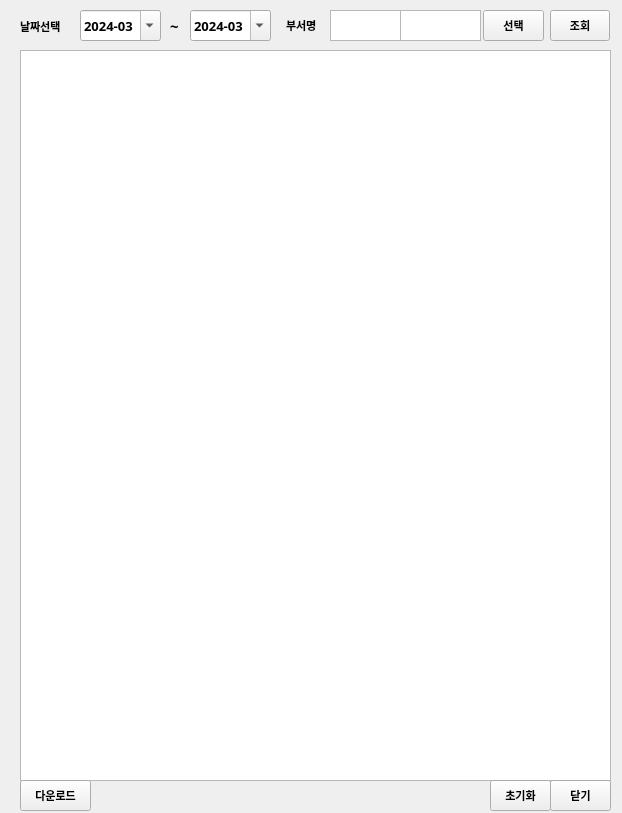
<?xml version="1.0" encoding="UTF-8"?>
<ui version="4.0">
 <class>win_upload_time</class>
 <widget class="QWidget" name="win_upload_time">
  <property name="geometry">
   <rect>
    <x>0</x>
    <y>0</y>
    <width>622</width>
    <height>813</height>
   </rect>
  </property>
  <property name="windowTitle">
   <string>Form</string>
  </property>
  <widget class="QPushButton" name="btn_select_dept">
   <property name="geometry">
    <rect>
     <x>483</x>
     <y>10</y>
     <width>61</width>
     <height>31</height>
    </rect>
   </property>
   <property name="font">
    <font>
     <family>Arial</family>
     <pointsize>8</pointsize>
     <weight>75</weight>
     <bold>true</bold>
    </font>
   </property>
   <property name="text">
    <string>선택</string>
   </property>
  </widget>
  <widget class="QPushButton" name="btn_search">
   <property name="geometry">
    <rect>
     <x>550</x>
     <y>10</y>
     <width>60</width>
     <height>31</height>
    </rect>
   </property>
   <property name="font">
    <font>
     <family>Arial</family>
     <pointsize>8</pointsize>
     <weight>75</weight>
     <bold>true</bold>
    </font>
   </property>
   <property name="text">
    <string>조회</string>
   </property>
  </widget>
  <widget class="QLabel" name="lbl_select_file">
   <property name="geometry">
    <rect>
     <x>20</x>
     <y>11</y>
     <width>71</width>
     <height>30</height>
    </rect>
   </property>
   <property name="font">
    <font>
     <family>Arial</family>
     <pointsize>8</pointsize>
     <weight>75</weight>
     <bold>true</bold>
    </font>
   </property>
   <property name="text">
    <string>날짜선택</string>
   </property>
  </widget>
  <widget class="QTableWidget" name="tbl_info">
   <property name="enabled">
    <bool>true</bool>
   </property>
   <property name="geometry">
    <rect>
     <x>20</x>
     <y>50</y>
     <width>591</width>
     <height>731</height>
    </rect>
   </property>
   <property name="sizeAdjustPolicy">
    <enum>QAbstractScrollArea::AdjustToContents</enum>
   </property>
   <property name="dragEnabled">
    <bool>true</bool>
   </property>
   <property name="alternatingRowColors">
    <bool>true</bool>
   </property>
   <property name="selectionBehavior">
    <enum>QAbstractItemView::SelectRows</enum>
   </property>
   <property name="textElideMode">
    <enum>Qt::ElideMiddle</enum>
   </property>
   <attribute name="horizontalHeaderCascadingSectionResizes">
    <bool>true</bool>
   </attribute>
   <attribute name="horizontalHeaderShowSortIndicator" stdset="0">
    <bool>true</bool>
   </attribute>
   <attribute name="horizontalHeaderStretchLastSection">
    <bool>true</bool>
   </attribute>
   <attribute name="verticalHeaderCascadingSectionResizes">
    <bool>true</bool>
   </attribute>
   <attribute name="verticalHeaderStretchLastSection">
    <bool>false</bool>
   </attribute>
  </widget>
  <widget class="QPushButton" name="btn_close">
   <property name="geometry">
    <rect>
     <x>550</x>
     <y>780</y>
     <width>61</width>
     <height>31</height>
    </rect>
   </property>
   <property name="font">
    <font>
     <family>Arial</family>
     <pointsize>8</pointsize>
     <weight>75</weight>
     <bold>true</bold>
    </font>
   </property>
   <property name="text">
    <string>닫기</string>
   </property>
  </widget>
  <widget class="QDateEdit" name="from_date">
   <property name="geometry">
    <rect>
     <x>80</x>
     <y>10</y>
     <width>81</width>
     <height>31</height>
    </rect>
   </property>
   <property name="font">
    <font>
     <family>맑은 고딕</family>
     <pointsize>10</pointsize>
     <weight>75</weight>
     <bold>true</bold>
    </font>
   </property>
   <property name="dateTime">
    <datetime>
     <hour>0</hour>
     <minute>0</minute>
     <second>0</second>
     <year>2024</year>
     <month>3</month>
     <day>1</day>
    </datetime>
   </property>
   <property name="displayFormat">
    <string>yyyy-MM</string>
   </property>
   <property name="calendarPopup">
    <bool>true</bool>
   </property>
  </widget>
  <widget class="QLabel" name="lbl_select_file_2">
   <property name="geometry">
    <rect>
     <x>286</x>
     <y>10</y>
     <width>61</width>
     <height>30</height>
    </rect>
   </property>
   <property name="font">
    <font>
     <family>Arial</family>
     <pointsize>8</pointsize>
     <weight>75</weight>
     <bold>true</bold>
    </font>
   </property>
   <property name="text">
    <string>부서명</string>
   </property>
  </widget>
  <widget class="QTextEdit" name="txt_dept_id">
   <property name="geometry">
    <rect>
     <x>330</x>
     <y>10</y>
     <width>71</width>
     <height>31</height>
    </rect>
   </property>
   <property name="font">
    <font>
     <family>맑은 고딕</family>
     <pointsize>10</pointsize>
     <weight>75</weight>
     <bold>true</bold>
    </font>
   </property>
  </widget>
  <widget class="QTextEdit" name="txt_dept_name">
   <property name="geometry">
    <rect>
     <x>400</x>
     <y>10</y>
     <width>81</width>
     <height>31</height>
    </rect>
   </property>
   <property name="font">
    <font>
     <family>맑은 고딕</family>
     <pointsize>10</pointsize>
     <weight>75</weight>
     <bold>true</bold>
    </font>
   </property>
  </widget>
  <widget class="QLabel" name="label">
   <property name="geometry">
    <rect>
     <x>170</x>
     <y>10</y>
     <width>16</width>
     <height>31</height>
    </rect>
   </property>
   <property name="font">
    <font>
     <family>맑은 고딕</family>
     <pointsize>11</pointsize>
     <weight>75</weight>
     <bold>true</bold>
    </font>
   </property>
   <property name="text">
    <string>~</string>
   </property>
  </widget>
  <widget class="QDateEdit" name="to_date">
   <property name="geometry">
    <rect>
     <x>190</x>
     <y>10</y>
     <width>81</width>
     <height>31</height>
    </rect>
   </property>
   <property name="font">
    <font>
     <family>맑은 고딕</family>
     <pointsize>10</pointsize>
     <weight>75</weight>
     <bold>true</bold>
    </font>
   </property>
   <property name="dateTime">
    <datetime>
     <hour>0</hour>
     <minute>0</minute>
     <second>0</second>
     <year>2024</year>
     <month>3</month>
     <day>1</day>
    </datetime>
   </property>
   <property name="displayFormat">
    <string>yyyy-MM</string>
   </property>
   <property name="calendarPopup">
    <bool>true</bool>
   </property>
  </widget>
  <widget class="QPushButton" name="btn_clear">
   <property name="geometry">
    <rect>
     <x>490</x>
     <y>780</y>
     <width>61</width>
     <height>31</height>
    </rect>
   </property>
   <property name="font">
    <font>
     <family>Arial</family>
     <pointsize>8</pointsize>
     <weight>75</weight>
     <bold>true</bold>
    </font>
   </property>
   <property name="text">
    <string>초기화</string>
   </property>
  </widget>
  <widget class="QPushButton" name="btn_download">
   <property name="geometry">
    <rect>
     <x>20</x>
     <y>780</y>
     <width>71</width>
     <height>31</height>
    </rect>
   </property>
   <property name="font">
    <font>
     <family>Arial</family>
     <pointsize>8</pointsize>
     <weight>75</weight>
     <bold>true</bold>
    </font>
   </property>
   <property name="text">
    <string>다운로드</string>
   </property>
  </widget>
 </widget>
 <resources/>
 <connections/>
</ui>
